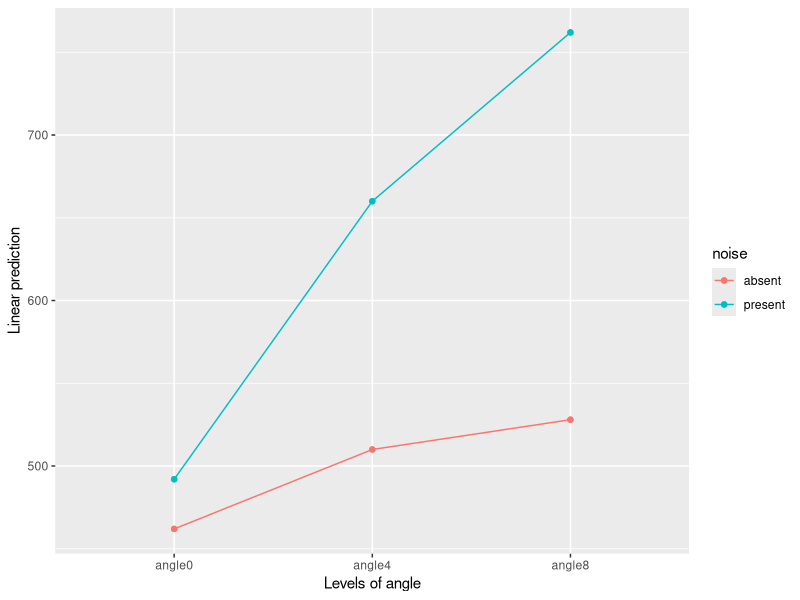
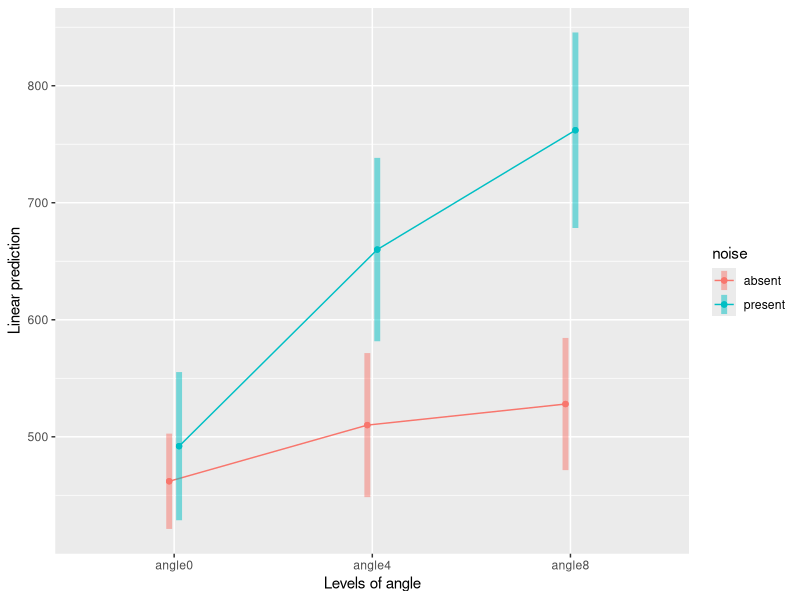
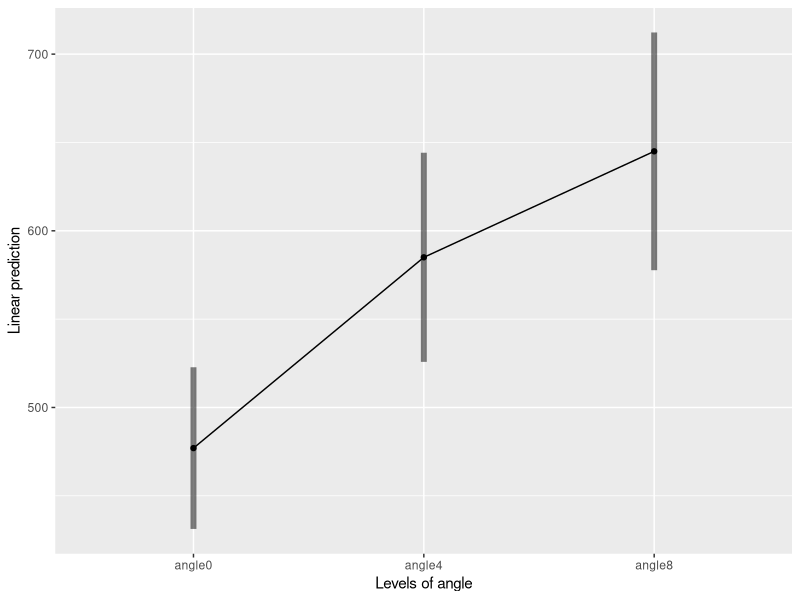
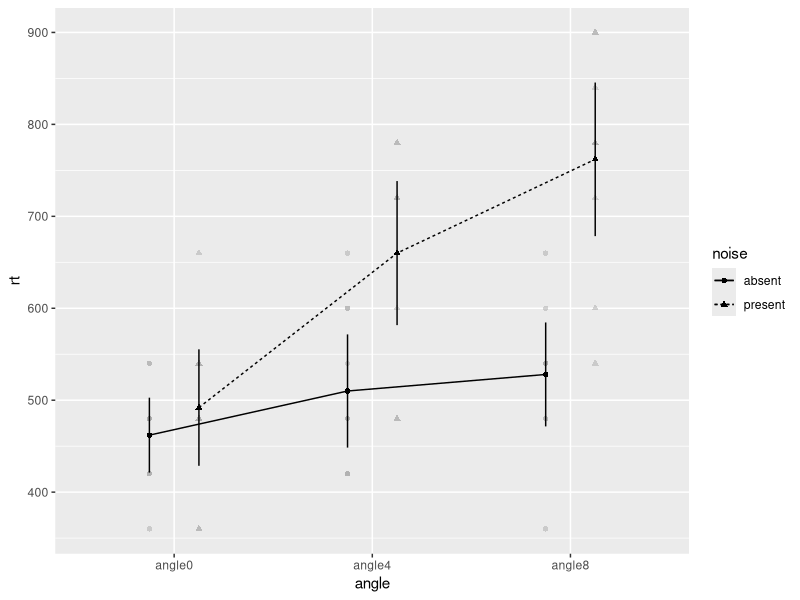
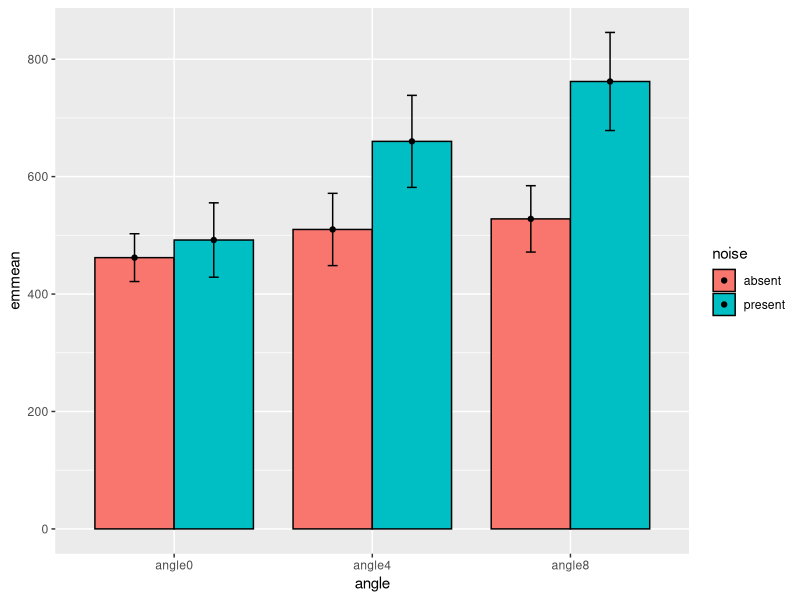
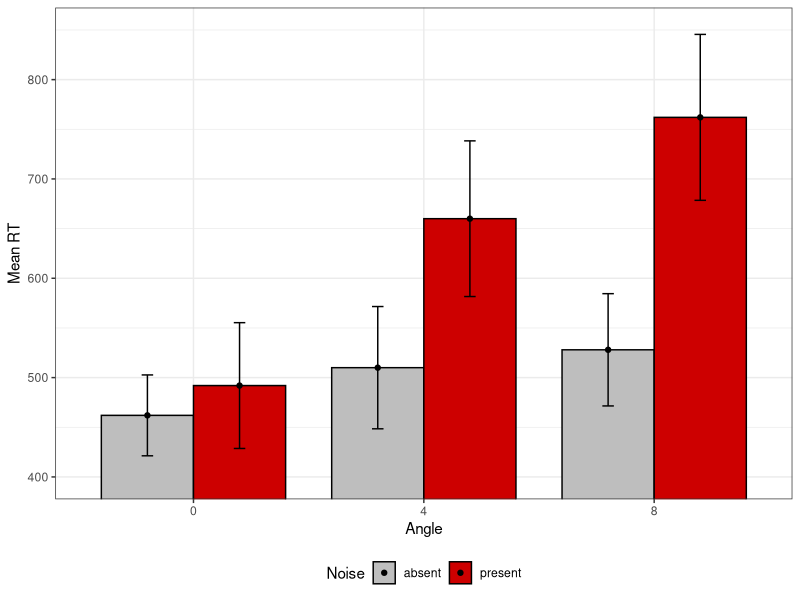

Source code (R) for these figures, in order:

#' For ANOVAs we need to prepare our data in two ways:
#' 1. If we have many observations fer subject / condition, we must aggregate
#'    the data to a single value per subject / condition. This can be done
#'    with, for example one of the following:
#'    - `aggregate()`
#'    - `dplyr`'s `summarise()`
#'    - `prepdat`'s `prep()`
#'    - ...
#' 2. The data must be in the long format.

# Wide vs long data -------------------------------------------------------

angle_noise <- read.csv('angle-noise_wide.csv')


# WIDE DATA has a row for each subject,
# between-subject variables have a column,
# but within-subject variables are spread across columns.
head(angle_noise)





# LONG DATA (also known as 'tidy data'), has one row per
# each OBSERVATION, and a colmn for each variable
# (including the subject ID!)
library(tidyr)
long_angle_noise <- angle_noise %>%
  pivot_longer(
    cols = absent_angle0:present_angle8,
    names_to = c("noise", "angle"),
    names_sep = "_",
    values_to = 'rt',
  )

head(long_angle_noise)


# 2-Way anova -------------------------------------------------------------

fit_between <- aov(rt ~ angle * noise,
                   data = long_angle_noise)
summary(fit_between)






fit_within <- aov(rt ~ angle * noise + Error(id / (angle * noise)),
                  data = long_angle_noise)
summary(fit_within)


# Fitting and testing ANOVAs correctly ------------------------------------

# >>>>>>>>>
# IMPORTANT
# <<<<<<<<<
# when fitting an anova we need to make sure to use:
#   1. effects factor coding ("centering" factors)
#   2. type 3 errors
# If we don't we can get very misleading results!
# (This is true of any anova-table style result, in LMM, GLM, GLMM, etc...)

# set effects factor coding by default for all
options(contrasts = c('contr.sum', 'contr.poly'))

fit_between2 <- aov(rt ~ angle * noise,
                    data = long_angle_noise)



# what type 3 errors do
car::Anova(fit_between, type = 3)
car::Anova(fit_between2, type = 3) # THIS IS THE CORRECT ONE

# or... we can use `afex`


# ANOVA made easy ---------------------------------------------------------

library(afex)

fit <- aov_ez(id = "id", dv = "rt",
              within = c("angle", "noise"),
              data = long_angle_noise)
fit

# note some defaults here...


# Interactions and simple effects -----------------------------------------

library(emmeans)
# This whole course will be focused on how to use emmeans - a pkg for follow-up
# analyses (simple effects, simple slopes, contrasts..).
# Although we focus here on linear ANOVAs, you can use emmeans with GLM,
# HLM, GLMM, Bayesian models, and much much more.

# We saw the interaction was sig... what now?
# Simple effects!

joint_tests(fit, by = "noise")
joint_tests(fit, by = "angle")



emmeans(fit,  ~ angle) # what is this?
emmeans(fit,  ~ noise)
emmeans(fit,  ~ angle + noise)


# Plot the data -----------------------------------------------------------

# simple plotting function
emmip(fit, noise ~ angle)




# add 95% confidence intervals
emmip(fit, noise ~ angle, CIs = TRUE)
emmip(fit,  ~ angle, CIs = TRUE)




# With afex
afex_plot(fit,  ~ angle,  ~ noise)
? afex_plot





library(ggplot2)
p1 <- emmeans(fit,  ~ noise + angle) %>%
  confint() %>%
  # basic plot
  ggplot(aes(angle, emmean, fill = noise, group = noise)) +
  geom_col(width = .8,
           position = position_dodge(.8),
           color = 'black') +
  geom_point(position = position_dodge(.8)) +
  geom_errorbar(aes(ymin = lower.CL, ymax = upper.CL),
                width = .1,
                position = position_dodge(.8))
p1

p1 +
  # make pretty
  labs(x = 'Angle', y = 'Mean RT', fill = 'Noise') +
  scale_fill_manual(values = c('gray', 'red3')) +
  scale_x_discrete(labels = c(0, 4, 8)) +
  coord_cartesian(ylim = c(400, 850)) +
  theme_bw() +
  theme(legend.position = 'bottom')
